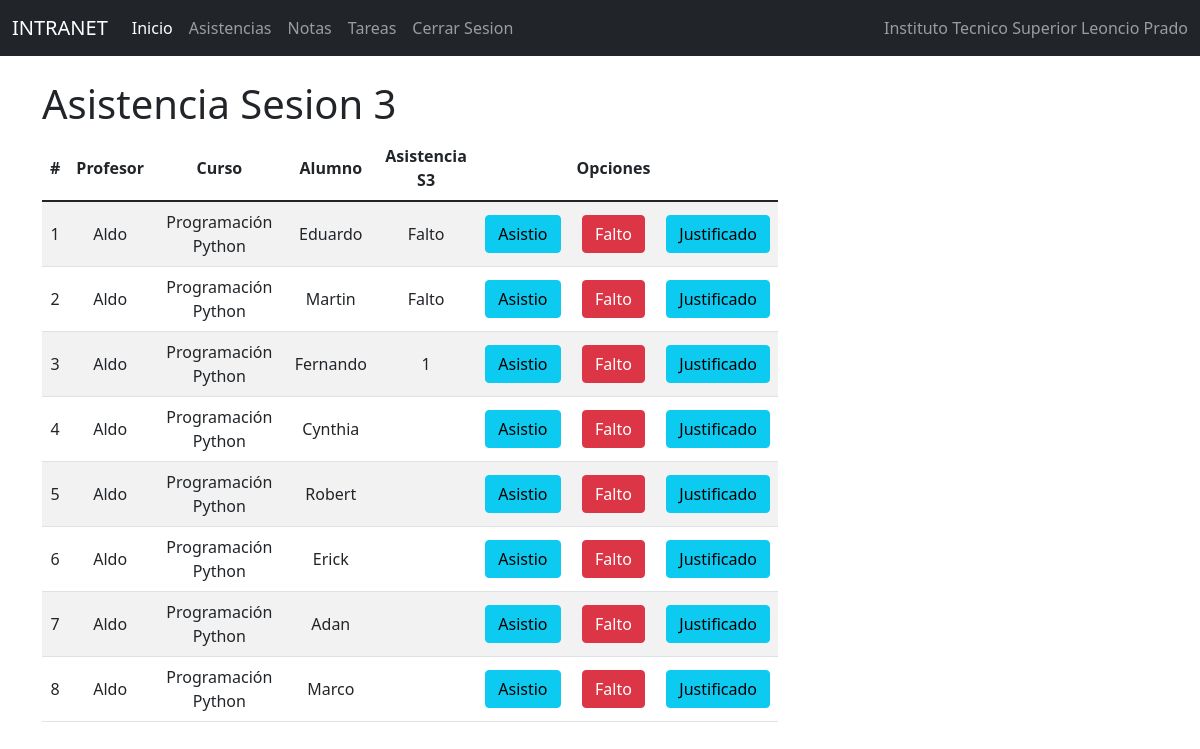
Page /indasis3/ on the committed database.
### Notas/models.py (models this page shows, shortened)
class Notas(models.Model):
    id=models.IntegerField(primary_key=True)
    profesor = models.ForeignKey(Profesor, null=True,blank=True,on_delete=models.CASCADE)
    curso = models.ForeignKey(Curso, null=True,blank=True,on_delete=models.CASCADE)
    alumno = models.OneToOneField(to='Estudiante', to_field='id', null=True, blank=True, on_delete=models.CASCADE)
    sesion1_nt = models.IntegerField()
    sesion1_asis=models.CharField(max_length=50)
    tarea1_info = models.ForeignKey(Tarea1, null=True,blank=True,on_delete=models.CASCADE)
    soltarea1 = models.CharField(max_length=1000)
    notatarea1 = models.IntegerField()
    sesion2_nt = models.IntegerField()
    sesion2_asis=models.CharField(max_length=50)
    tarea2_info = models.ForeignKey(Tarea2, null=True,blank=True,on_delete=models.CASCADE)
    soltarea2 = models.CharField(max_length=1000)
    notatarea2 = models.IntegerField()
    sesion3_nt = models.IntegerField()
    sesion3_asis=models.CharField(max_length=50)
    tarea3_info = models.ForeignKey(Tarea3, null=True,blank=True,on_delete=models.CASCADE)
    soltarea3 = models.CharField(max_length=1000)
    notatarea3 = models.IntegerField()
    sesion4_nt = models.IntegerField()
    sesion4_asis=models.CharField(max_length=50)
    tarea4_info = models.ForeignKey(Tarea4, null=True,blank=True,on_delete=models.CASCADE)
    soltarea4 = models.CharField(max_length=1000)
    notatarea4 = models.IntegerField()
    sesion5_nt = models.IntegerField()
    sesion5_asis=models.CharField(max_length=50)
    tarea5_info = models.ForeignKey(Tarea5, null=True,blank=True,on_delete=models.CASCADE)
    soltarea5 = models.CharField(max_length=1000)
    notatarea5 = models.IntegerField()

class Profesor(models.Model):
    id=models.IntegerField(primary_key=True)
    nompro=models.CharField(max_length=50)
    apepro=models.CharField(max_length=50)
    dnipro=models.CharField(max_length=50)
    direccionpro=models.CharField(max_length=50)
    distritopro=models.ForeignKey(Distrito, null=True,blank=True,on_delete=models.CASCADE)
    emailpro=models.EmailField()
    estpro=models.IntegerField()
    usuario=models.OneToOneField(to='Usuario', to_field='id', null=True, blank=True, on_delete=models.CASCADE)

class Curso(models.Model):
    id=models.IntegerField(primary_key=True)
    nomcur=models.CharField(max_length=30)
    creditos=models.IntegerField()
    estcur=models.IntegerField()

class Estudiante(models.Model):
    id=models.IntegerField(primary_key=True)
    nomest=models.CharField(max_length=50)
    apeest=models.CharField(max_length=50)
    dniest=models.CharField(max_length=8)
    direccion=models.CharField(max_length=50)
    emailest=models.EmailField()
    estest=models.IntegerField()
    usuario=models.OneToOneField(to='Usuario', to_field='id', null=True, blank=True, on_delete=models.CASCADE)
    carrera=models.ForeignKey(Carrera, null=True, blank=True, on_delete=models.CASCADE)
    distrito=models.ForeignKey(Distrito, null=True, blank=True, on_delete=models.CASCADE)

### Notas/views.py (the view)
# urls.py: path('indasis3/', indasis3),
def indasis3 (request):
    notas = Notas.objects.all()
    carrera = Carrera.objects.all()
    curso = Curso.objects.all()
    profesor = Profesor.objects.all()
    return render(request, 'PROCESOS/Asistencia/gestionasistencias3.html', {"notas": notas, "carrera":carrera,
    "curso":curso, "profesor":profesor})

### Notas/Templates/PROCESOS/Asistencia/gestionasistencias3.html (shortened to what this page needs)
{% extends "../../basepro.html" %}
{% block body %}
<div class="row">
    <div class="col-sm-12 col-md-6 col-lg-8 col-xl-8 ">
        <div class="table-responsive">
            <h1>Asistencia Sesion 3</h1>
            <table class="table table-striped" >
                <thead>
                    <tr>
                        <th>#</th>
                        <th>Profesor</th>
                        <th>Curso</th>
                        <th>Alumno</th>
                        <th>Asistencia S3</th>
                        <th></th>
                        <th class="2">Opciones</th>
                    </tr>
                </thead>
                <tbody>
                    {% for c in notas %}
                    <tr>
                        <td>{{forloop.counter}}</td>
                        <td>{{c.profesor.nompro}}</td>
                        <td>{{c.curso.nomcur}}</td>
                        <td>{{c.alumno.nomest}}</td>
                        <td>{{c.sesion3_asis}}</td>
                        <td><a href="/asistios3/{{c.id}}"   class="btn btn-info">Asistio</a></td>
                        <td><a href="/faltos3/{{c.id}}" class="btn btn-danger">Falto</a></td>
                        <td><a href="/justificados3/{{c.id}}" class="btn btn-info">Justificado</a></td>
                    </tr>
                    {% endfor %}
                </tbody>
            </table>
        </div>
    </div>
</div>
{% endblock %}

### Notas/static/css/gestiontipusu.css (style rules this page uses)
th, td { text-align: center; vertical-align: middle; }

### rows in the picture
Notas: profesor.nompro "Aldo", curso.nomcur "Programación Python", alumno.nomest "Eduardo", sesion3_asis "Falto"
Notas: profesor.nompro "Aldo", curso.nomcur "Programación Python", alumno.nomest "Martin", sesion3_asis "Falto"
Notas: profesor.nompro "Aldo", curso.nomcur "Programación Python", alumno.nomest "Fernando", sesion3_asis "1"
Notas: profesor.nompro "Aldo", curso.nomcur "Programación Python", alumno.nomest "Cynthia"
Notas: profesor.nompro "Aldo", curso.nomcur "Programación Python", alumno.nomest "Robert"
Notas: profesor.nompro "Aldo", curso.nomcur "Programación Python", alumno.nomest "Erick"
Notas: profesor.nompro "Aldo", curso.nomcur "Programación Python", alumno.nomest "Adan"
Notas: profesor.nompro "Aldo", curso.nomcur "Programación Python", alumno.nomest "Marco"
